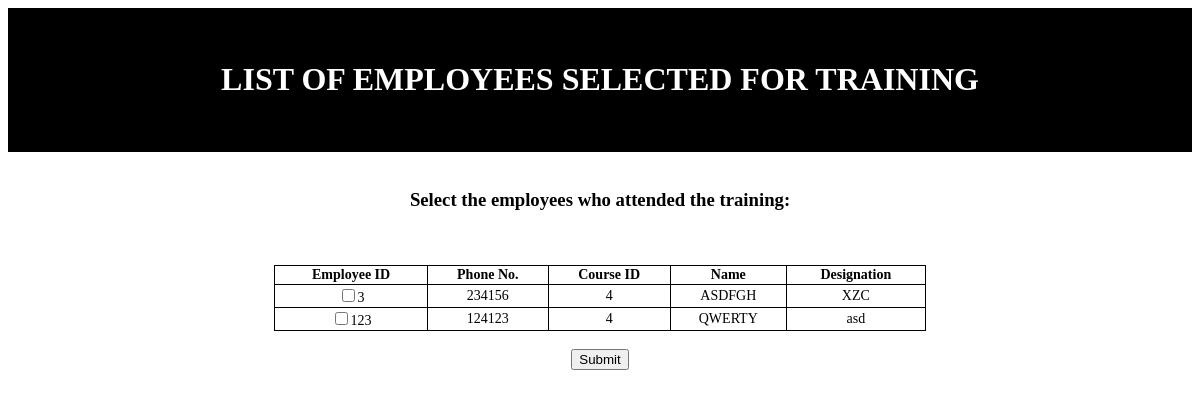
Page /attended.php?crs_id=4 on the committed database.
### tables this page shows
CREATE TABLE `emp` (
  `id` int(5) NOT NULL,
  `pno` int(6) NOT NULL,
  `name` varchar(30) NOT NULL,
  `desg` varchar(10) NOT NULL,
  `sec_code` int(11) NOT NULL,
  `dob` date NOT NULL,
  `crs_id` int(4) DEFAULT NULL,
  `dt_apt_org` date NOT NULL,
  `dt_post` date NOT NULL,
  `remark` varchar(20) NOT NULL,
  `extra_nomination` tinyint(1) DEFAULT NULL
);

### attended.php (the view, shortened to what this page needs)
<!DOCTYPE html>
<html>
<body>
<header>
<h1> LIST OF EMPLOYEES SELECTED FOR TRAINING </h1>
</header>
<?php
$servername="localhost";
$username="root";
$password="";
$dbname="hrd";
$crs_id=$_GET['crs_id'];
$conn=mysqli_connect("$servername","$username","$password","$dbname");
$sql="select crs_id,pno,name,desg,id from emp where crs_id=$crs_id";
echo"<center><table border='1'><td><b>Employee ID</b></td><td><b>Phone No.</b></td><td><b>Course ID</b></td><td><b>Name</b></td><td><b>Designation</b></td></center>";
echo "<form action='attended2.php' method='post'>";
echo"<center>";
echo "<br><h3>Select the employees who attended the training:</h3>";
$result=$conn->query($sql);
if($conn->query($sql))
{
   while($row=$result->fetch_assoc())
   {
       echo"<tr>";
       echo"<td><input type=checkbox name=check_list[] value=".$row["id"].">".$row["id"]."</td><td>".$row["pno"]."</td><td>".$row["crs_id"]."</td><td>".$row["name"]."</td><td>".$row["desg"]."</td><br>";
       echo"</tr>";
   }
}
else
{
echo "0 results";
}
echo"</table><br><center>";
echo "<input type=submit value=Submit>";
echo "</form>";
?>
</body>
</html>

### attended.php (style rules this page uses)
table { border-collapse: collapse; width: 55%; font-family: verdana; font-size: 14px; }
table,td,th { border:1px solid black; text-align: center; }
header, footer { padding: 2em; color: white; background-color: black; clear: left; text-align: center; }
h1 { font-size: 1.5 cm; }

### rows in the picture
emp: id "3", pno "234156", crs "4", name "ASDFGH", desg "XZC"
emp: id "123", pno "124123", crs "4", name "QWERTY", desg "asd"
